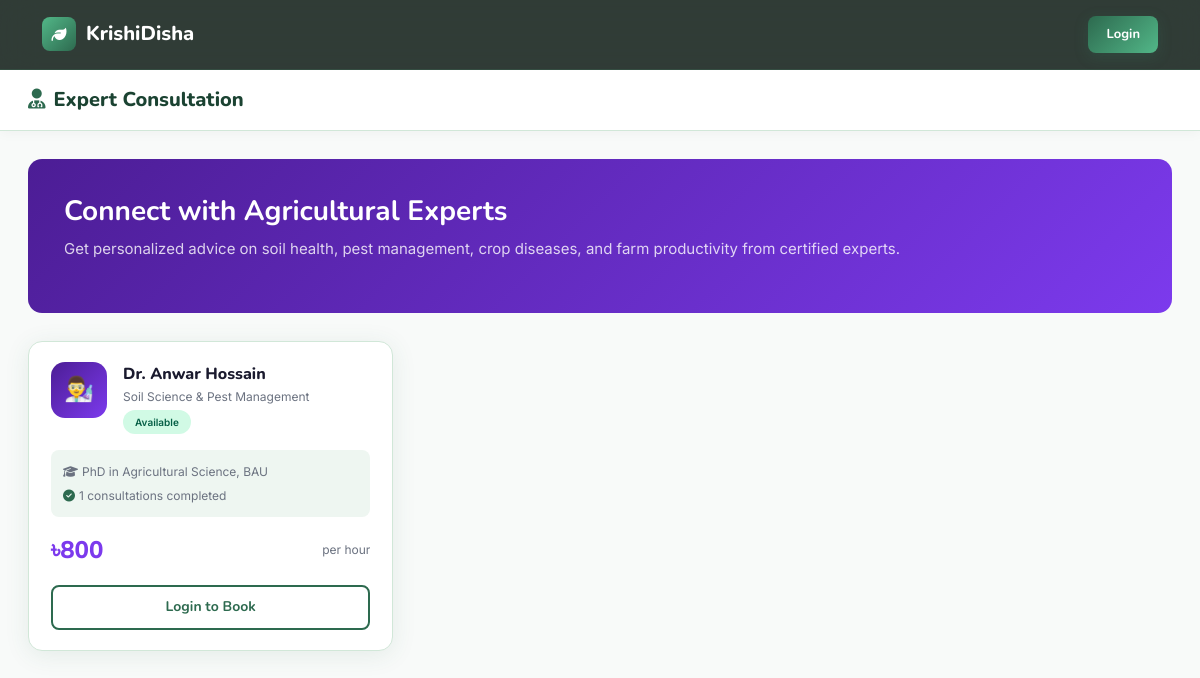
The page /modules/consultation.php on the database as committed earlier.
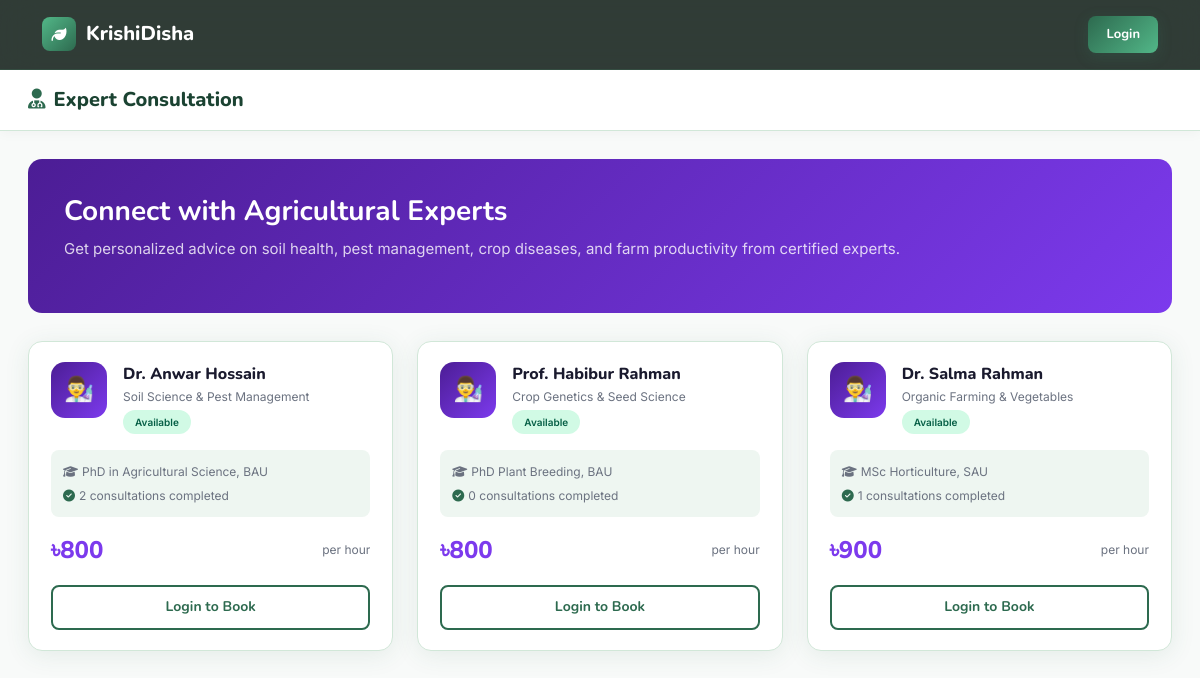
The same page on the database as committed later.
### tables this page shows
CREATE TABLE EXPERT (
    id INT AUTO_INCREMENT PRIMARY KEY,
    user_id INT NOT NULL UNIQUE,
    specialization VARCHAR(200),
    qualification VARCHAR(200),
    hourly_rate DECIMAL(10,2),
    availability ENUM('available','busy') DEFAULT 'available',
    FOREIGN KEY (user_id) REFERENCES USER(id) ON DELETE CASCADE
);

CREATE TABLE USER (
    id INT AUTO_INCREMENT PRIMARY KEY,
    name VARCHAR(100) NOT NULL,
    email VARCHAR(150) NOT NULL UNIQUE,
    password_hash VARCHAR(255) NOT NULL,
    phone VARCHAR(20),
    role ENUM('admin','farmer','dealer','tourist','cook','expert','guide','general') NOT NULL,
    status ENUM('pending','approved','suspended') NOT NULL DEFAULT 'pending',
    email_verified TINYINT(1) NOT NULL DEFAULT 0,
    profile_image VARCHAR(255) DEFAULT 'assets/images/default_avatar.png',
    created_at TIMESTAMP DEFAULT CURRENT_TIMESTAMP
);

### includes/auth_check.php (called while the page is built, shortened)
<?php
function isLoggedIn(): bool {
    return isset($_SESSION['user_id']);
}

### modules/consultation.php (the view, shortened to what the changed rows need)
<?php
require_once __DIR__ . '/../includes/auth_check.php';
require_once __DIR__ . '/../config/db.php';
$experts = $pdo->query("
    SELECT e.*, u.name, u.email, u.phone,
           (SELECT COUNT(*) FROM CONSULTATION c WHERE c.provider_id=u.id AND c.status='completed') as completed_sessions
    FROM EXPERT e
    JOIN USER u ON e.user_id=u.id
    WHERE u.status='approved'
    ORDER BY e.hourly_rate ASC
")->fetchAll();
$isAuth = isLoggedIn();
?>
<?php include __DIR__ . '/../includes/header.php'; ?>
<?php if ($isAuth): ?><div class="layout-wrapper"><?php include __DIR__ . '/../includes/sidebar.php'; ?><div class="main-content">
<?php else: ?><div style="padding-top:70px;"><?php endif; ?>
<div class="page-body">
    <div class="row g-4">
        <?php foreach ($experts as $ex): ?>
        <div class="col-md-6 col-lg-4">
            <div class="card-kd">
                <div class="card-body-kd">
                    <div class="d-flex align-items-start gap-3 mb-3">
                        <div style="width:56px;height:56px;background:linear-gradient(135deg,#4c1d95,#7c3aed);border-radius:14px;display:flex;align-items:center;justify-content:center;font-size:24px;color:#fff;flex-shrink:0;">👨‍🔬</div>
                        <div>
                            <div style="font-weight:800;font-family:'Nunito',sans-serif;font-size:16px;"><?= htmlspecialchars($ex['name']) ?></div>
                            <div style="font-size:12px;color:var(--text-muted);"><?= htmlspecialchars($ex['specialization'] ?? '') ?></div>
                            <span class="badge-kd <?= ($ex['availability']??'') === 'available' ? 'badge-success' : 'badge-warning' ?>" style="font-size:10px;margin-top:4px;"><?= ucfirst($ex['availability'] ?? 'N/A') ?></span>
                        </div>
                    </div>
                    <div style="background:var(--surface3);border-radius:8px;padding:12px;margin-bottom:14px;">
                        <div style="font-size:12px;color:var(--text-muted);margin-bottom:4px;"><i class="fa-solid fa-graduation-cap me-1"></i><?= htmlspecialchars($ex['qualification'] ?? 'N/A') ?></div>
                        <div style="font-size:12px;color:var(--text-muted);"><i class="fa-solid fa-circle-check me-1" style="color:var(--primary);"></i><?= $ex['completed_sessions'] ?> consultations completed</div>
                    </div>
                    <div style="display:flex;align-items:center;justify-content:space-between;margin-bottom:16px;">
                        <div style="font-size:24px;font-weight:800;color:#7c3aed;font-family:'Nunito',sans-serif;">৳<?= number_format($ex['hourly_rate'] ?? 0) ?></div>
                        <div style="font-size:12px;color:var(--text-muted);">per hour</div>
                    </div>
                    <?php if ($isAuth && in_array(currentRole(), ['farmer', 'general', 'tourist'])): ?>
                    <a href="/KrishiDisha/modules/book_consultation.php?provider=<?= $ex['user_id'] ?>" class="btn-kd w-100 justify-content-center" style="background:linear-gradient(135deg,#4c1d95,#7c3aed);color:#fff;padding:10px;">
                        <i class="fa-solid fa-calendar-plus"></i> Book Session
                    </a>
                    <?php elseif (!$isAuth): ?>
                    <a href="/KrishiDisha/auth/login.php" class="btn-kd btn-kd-outline w-100 justify-content-center">Login to Book</a>
                    <?php else: ?>
                    <div class="btn-kd w-100 justify-content-center" style="background:var(--surface3);color:var(--text-muted);cursor:default;">Available for Booking</div>
                    <?php endif; ?>
                </div>
            </div>
        </div>
        <?php endforeach; ?>
    </div>
</div>
<?php if ($isAuth): ?></div></div><?php else: ?></div><?php endif; ?>
<?php include __DIR__ . '/../includes/footer.php'; ?>

Rows that differ between the two databases and show on the page:
computed for expert "Soil Science & Pest Management": completed_sessions "1" → "2"
added expert: user.name "Prof. Habibur Rahman", specialization "Crop Genetics & Seed Science", availability "Available", qualification "PhD Plant Breeding, BAU", completed_sessions "0", hourly_rate "800"
added expert: user.name "Dr. Salma Rahman", specialization "Organic Farming & Vegetables", availability "Available", qualification "MSc Horticulture, SAU", completed_sessions "1", hourly_rate "900"
